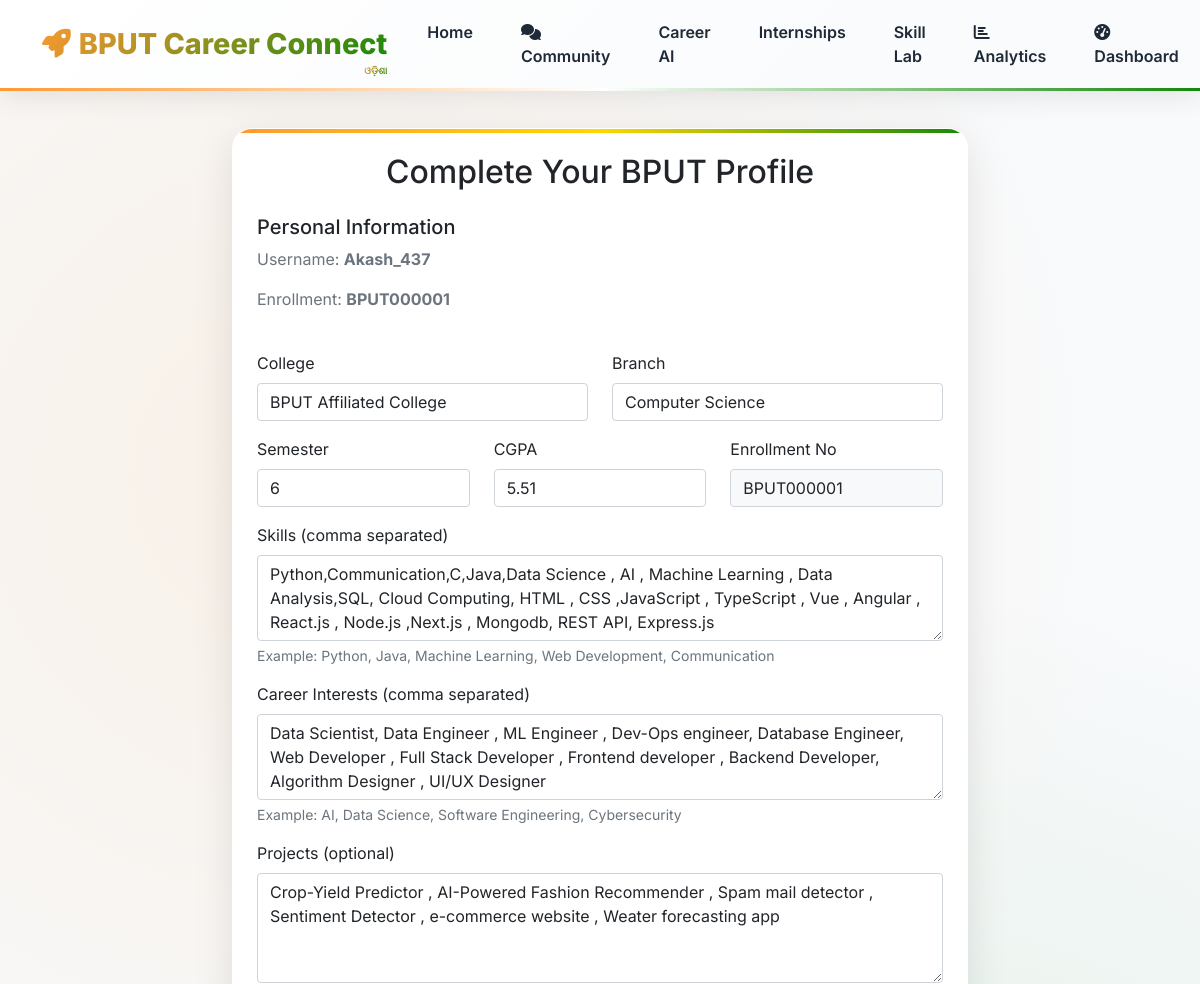
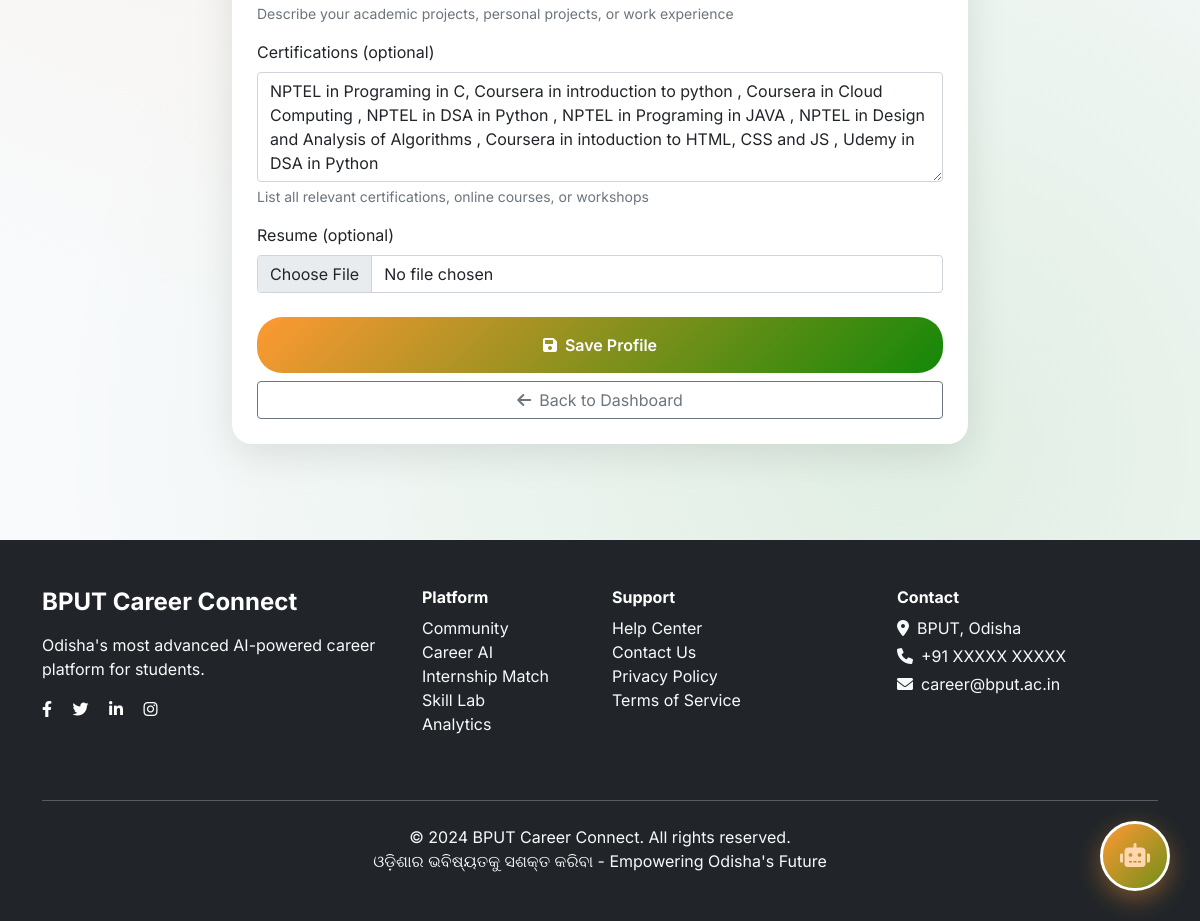
/profile/ (signed in), run on the app's committed database (2 pictures, top to bottom).
### users/models.py (models this page shows, shortened)
class StudentProfile(models.Model):
    BRANCH_CHOICES = [
        ('Computer Science', 'Computer Science'),
        ('Electrical Engineering', 'Electrical Engineering'),
        ('Civil Engineering', 'Civil Engineering'),
        ('Mechanical Engineering', 'Mechanical Engineering'),
        ('Electronics Engineering', 'Electronics Engineering'),
        ('Information Technology', 'Information Technology'),
        ('Chemical Engineering', 'Chemical Engineering'),
        ('Biotechnology', 'Biotechnology'),
    ]
    user = models.OneToOneField(User, on_delete=models.CASCADE)
    student_id = models.CharField(max_length=20, unique=True, blank=True, null=True)
    enrollment_no = models.CharField(max_length=20, unique=True, blank=True, null=True)
    college = models.CharField(max_length=200, default='BPUT Affiliated College')
    branch = models.CharField(max_length=100, choices=BRANCH_CHOICES, default='Computer Science')  # ADDED CHOICES
    semester = models.IntegerField(default=1)
    cgpa = models.FloatField(default=0.0)
    skills = models.TextField(default='Python, Communication')
    interests = models.TextField(blank=True)
    projects = models.TextField(blank=True, default='', help_text='Describe your projects and work experience')
    certifications = models.TextField(blank=True, default='', help_text='List your certifications and courses')
    resume = models.FileField(upload_to='resumes/', null=True, blank=True)

### users/views.py (the view)
# urls.py: path('profile/', views.profile_view, name='profile'),
@login_required
def profile(request):
    try:
        try:
            profile = StudentProfile.objects.get(user=request.user)
            created = False
        except StudentProfile.DoesNotExist:
            profile = StudentProfile.objects.create(
                user=request.user,
                student_id=f"STU{request.user.id:06d}",
                enrollment_no=f"BPUT{request.user.id:06d}",
                college="BPUT Affiliated College",
                branch="Computer Science",
                semester=1,
                cgpa=0.0,
                skills="Python, Communication"
            )
            created = True
            messages.info(request, 'Auto-created your student profile!')
        if request.method == 'POST':
            form = StudentProfileForm(request.POST, request.FILES, instance=profile)
            if form.is_valid():
                form.save()
                messages.success(request, 'Profile updated successfully!')
                return redirect('profile')
            else:
                messages.error(request, 'Please correct the errors below.')
        else:
            form = StudentProfileForm(instance=profile)
        return render(request, 'users/profile.html', {
            'profile': profile,
            'form': form,
            'created': created
        })
    except Exception as e:
        error_message = f'Error accessing profile: {str(e)}'
        messages.error(request, error_message)
        print(f"Profile error: {e}")
        return render(request, 'users/error.html', {
            'error': error_message,
            'message': 'Please try again or contact support.'
        })

### frontend/templates/users/profile.html (shortened to what this page needs)
{% extends 'base.html' %}
{% block content %}
<div class="container py-5">
    <div class="row justify-content-center">
        <div class="col-md-8">
            <div class="cultural-card p-4">
                <h2 class="text-center mb-4">Complete Your BPUT Profile</h2>
                <form method="post" enctype="multipart/form-data">
                    <div class="row mb-4">
                        <div class="col-md-6">
                            <h5>Personal Information</h5>
                            <p class="text-muted">Username: <strong>{{ user.username }}</strong></p>
                            {% if profile.enrollment_no %}
                                <p class="text-muted">Enrollment: <strong>{{ profile.enrollment_no }}</strong></p>
                            {% endif %}
                        </div>
                    </div>
                    <div class="row">
                        <div class="col-md-6 mb-3">
                            <label class="form-label">College</label>
                            <input type="text" name="college" class="form-control"
                                   value="{{ profile.college }}" required>
                        </div>
                        <div class="col-md-6 mb-3">
                            <label class="form-label">Branch</label>
                            <select name="branch" class="form-control" required>
                                <option value="Computer Science" {% if profile.branch == "Computer Science" %}selected{% endif %}>Computer Science</option>
                            </select>
                        </div>
                    </div>
                    <div class="row">
                        <div class="col-md-4 mb-3">
                            <label class="form-label">Semester</label>
                            <input type="number" name="semester" class="form-control"
                                   value="{{ profile.semester }}" min="1" max="8" required>
                        </div>
                        <div class="col-md-4 mb-3">
                            <label class="form-label">CGPA</label>
                            <input type="number" step="0.01" name="cgpa" class="form-control"
                                   value="{{ profile.cgpa }}" min="0" max="10" required>
                        </div>
                        <div class="col-md-4 mb-3">
                            <label class="form-label">Enrollment No</label>
                            <input type="text" class="form-control"
                                   value="{{ profile.enrollment_no }}" readonly style="background-color: #f8f9fa;">
                        </div>
                    </div>
                    <div class="mb-3">
                        <label class="form-label">Skills (comma separated)</label>
                        <textarea name="skills" class="form-control" rows="3" required>{{ profile.skills }}</textarea>
                        <div class="form-text">Example: Python, Java, Machine Learning, Web Development, Communication</div>
                    </div>
                    <div class="mb-3">
                        <label class="form-label">Career Interests (comma separated)</label>
                        <textarea name="interests" class="form-control" rows="3" required>{{ profile.interests }}</textarea>
                        <div class="form-text">Example: AI, Data Science, Software Engineering, Cybersecurity</div>
                    </div>
                    <div class="mb-3">
                        <label class="form-label">Projects (optional)</label>
                        <textarea name="projects" class="form-control" rows="4" placeholder="Describe your projects and work experience...">{{ profile.projects }}</textarea>
                        <div class="form-text">Describe your academic projects, personal projects, or work experience</div>
                    </div>
                    <div class="mb-3">
                        <label class="form-label">Certifications (optional)</label>
                        <textarea name="certifications" class="form-control" rows="4" placeholder="List your certifications and courses...">{{ profile.certifications }}</textarea>
                        <div class="form-text">List all relevant certifications, online courses, or workshops</div>
                    </div>
                    <div class="mb-4">
                        <label class="form-label">Resume (optional)</label>
                        <input type="file" name="resume" class="form-control" accept=".pdf,.doc,.docx">
                    </div>
                    <div class="d-grid gap-2">
                        <button type="submit" class="btn btn-odisha py-3">
                            <i class="fas fa-save me-2"></i>Save Profile
                        </button>
                        <a href="/dashboard/" class="btn btn-outline-secondary">
                            <i class="fas fa-arrow-left me-2"></i>Back to Dashboard
                        </a>
                    </div>
                </form>
            </div>
        </div>
    </div>
</div>
{% endblock %}

### frontend/templates/base.html (shortened to what this page needs)
<!DOCTYPE html>
{% load static %}
<html lang="en">
<head>
    <link href="https://cdn.jsdelivr.net/npm/bootstrap@5.1.3/dist/css/bootstrap.min.css" rel="stylesheet">
    <link href="https://cdnjs.cloudflare.com/ajax/libs/font-awesome/6.0.0/css/all.min.css" rel="stylesheet">
    <link href="{% static 'css/advanced.css' %}" rel="stylesheet">
    <link href="{% static 'css/style.css' %}" rel="stylesheet">
</head>
<body class="traditional-bg">
    <nav class="navbar navbar-expand-lg navbar-advanced fixed-top">
        <div class="container">
            <a class="navbar-brand nav-brand-advanced" href="{% url 'home' %}">
                <i class="fas fa-rocket me-2"></i>BPUT Career Connect
            </a>
            <div class="collapse navbar-collapse" id="navbarNav">
                <ul class="navbar-nav ms-auto">
                    <li class="nav-item">
                        <a class="nav-link" href="{% url 'home' %}">Home</a>
                    </li>
                    <li class="nav-item">
                        <a class="nav-link" href="{% url 'posts_feed' %}">
                            <i class="fas fa-comments me-1"></i>Community
                        </a>
                    </li>
                    <li class="nav-item">
                        <a class="nav-link" href="{% url 'career_recommendations' %}">Career AI</a>
                    </li>
                    <li class="nav-item">
                        <a class="nav-link" href="{% url 'internship_matching' %}">Internships</a>
                    </li>
                    <li class="nav-item">
                        <a class="nav-link" href="{% url 'skill_development' %}">Skill Lab</a>
                    </li>
                    <li class="nav-item">
                        <a class="nav-link" href="{% url 'analytics_dashboard' %}">
                            <i class="fas fa-chart-bar me-1"></i>Analytics
                        </a>
                    </li>
                    {% if user.is_authenticated %}
                        <li class="nav-item">
                            <a class="nav-link" href="{% url 'dashboard' %}">
                                <i class="fas fa-tachometer-alt me-1"></i>Dashboard
                            </a>
                        </li>
                    {% endif %}
                </ul>
            </div>
        </div>
    </nav>
    <main style="padding-top: 80px;">
        {% block content %}{% endblock %}
    </main>
    <footer class="bg-dark text-white py-5 mt-5">
        <div class="container">
            <div class="row">
                <div class="col-lg-4 mb-4">
                    <h4 class="fw-bold mb-3">BPUT Career Connect</h4>
                    <p class="text-light">Odisha's most advanced AI-powered career platform for students.</p>
                    <div class="social-links">
                        <a href="#" class="text-white me-3"><i class="fab fa-facebook-f"></i></a>
                        <a href="#" class="text-white me-3"><i class="fab fa-twitter"></i></a>
                        <a href="#" class="text-white me-3"><i class="fab fa-linkedin-in"></i></a>
                        <a href="#" class="text-white"><i class="fab fa-instagram"></i></a>
                    </div>
                </div>
                <div class="col-lg-2 mb-4">
                    <h6 class="fw-bold">Platform</h6>
                    <ul class="list-unstyled">
                        <li><a href="{% url 'posts_feed' %}" class="text-light text-decoration-none">Community</a></li>
                        <li><a href="{% url 'career_recommendations' %}" class="text-light text-decoration-none">Career AI</a></li>
                        <li><a href="{% url 'internship_matching' %}" class="text-light text-decoration-none">Internship Match</a></li>
                        <li><a href="{% url 'skill_development' %}" class="text-light text-decoration-none">Skill Lab</a></li>
                        <li><a href="{% url 'analytics_dashboard' %}" class="text-light text-decoration-none">Analytics</a></li>
                    </ul>
                </div>
                <div class="col-lg-3 mb-4">
                    <h6 class="fw-bold">Support</h6>
                    <ul class="list-unstyled">
                        <li><a href="#" class="text-light text-decoration-none">Help Center</a></li>
                        <li><a href="#" class="text-light text-decoration-none">Contact Us</a></li>
                        <li><a href="#" class="text-light text-decoration-none">Privacy Policy</a></li>
                        <li><a href="#" class="text-light text-decoration-none">Terms of Service</a></li>
                    </ul>
                </div>
                <div class="col-lg-3 mb-4">
                    <h6 class="fw-bold">Contact</h6>
                    <p class="text-light mb-1">
                        <i class="fas fa-map-marker-alt me-2"></i>BPUT, Odisha
                    </p>
                    <p class="text-light mb-1">
                        <i class="fas fa-phone me-2"></i>+91 XXXXX XXXXX
                    </p>
                    <p class="text-light mb-0">
                        <i class="fas fa-envelope me-2"></i>career@bput.ac.in
                    </p>
                </div>
            </div>
            <hr class="my-4">
            <div class="text-center">
                <p class="mb-0 text-light">&copy; 2024 BPUT Career Connect. All rights reserved.</p>
                <p class="mb-0 text-light">ଓଡ଼ିଶାର ଭବିଷ୍ୟତକୁ ସଶକ୍ତ କରିବା - Empowering Odisha's Future</p>
            </div>
        </div>
    </footer>
<div id="aiAgentContainer">
    <a href="{% url 'ai_agent' %}" id="aiAgentButton" class="ai-agent-btn">
        <div class="agent-avatar">
            <i class="fas fa-robot"></i>
        </div>
        <span class="pulse-animation"></span>
    </a>
</div>
</body>
</html>

### data on the page
StudentProfile: enrollment_no "BPUT000001", college "BPUT Affiliated College", branch "Computer Science", semester "6", cgpa "5.51", skills "Python,Communication,C,Java,Data Science , AI , Machine Learning , Data Analysis,SQL, Cloud Computing, HTML , CSS ,JavaScript , TypeScript , Vue , Angular , React.js , Node.js ,Next.js , Mongodb, REST API, Express.js", interests "Data Scientist, Data Engineer , ML Engineer , Dev-Ops engineer, Database Engineer, Web Developer , Full Stack Developer , Frontend developer , Backend Developer, Algorithm Designer , UI/UX Designer", projects "Crop-Yield Predictor , AI-Powered Fashion Recommender , Spam mail detector , Sentiment Detector , e-commerce website , Weater forecasting app", certifications "NPTEL in Programing in C, Coursera in introduction to python , Coursera in Cloud Computing , NPTEL in DSA in Python , NPTEL in Programing in JAVA , NPTEL in Design and Analysis of Algorithms , Coursera in intoduction to HTML, CSS and JS , Udemy in DSA in Python"

### other printed values
{{ user.username }} "Akash_437"
